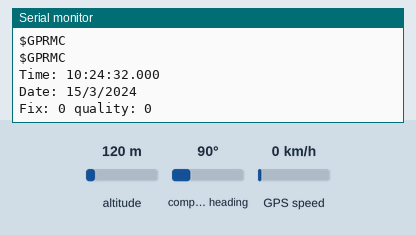
The sketch below on a simulated Arduino Uno, built with avr-gcc and run on an emulated ATmega328P. On the bench: the last lines printed to the serial monitor. Inputs (shaded band) come from the test bench; at power-on: altitude 120 m, compass heading 90°, GPS speed 0 km/h. The GPS gets a fix after 3 s at 37.7749, -122.4194 with 8 satellites.

Above: at 2.2 s.
2.3 s: altitude set to 20 m
At 3.8 s:
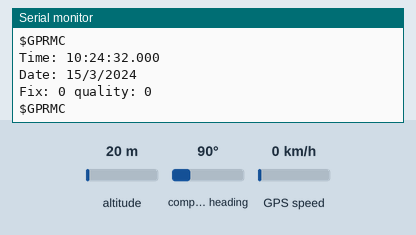
5.5 s: compass heading set to 7°
At 6.8 s:
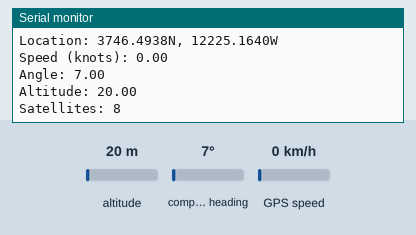
7.0 s: GPS speed set to 2 km/h
At 7.5 s:
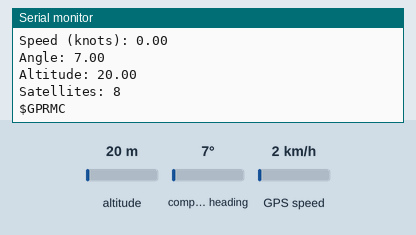
Timing chart, 0 to 10.0 s (numbered marks = the images above; inputs shaded):
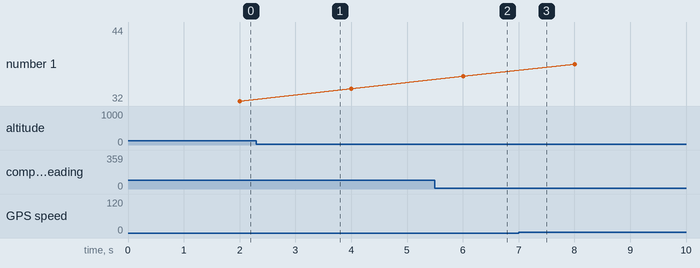

Measured:
- after the input at 5.5 s, the serial monitor: prints a new line after 0.51 s (image 2)

The sketch:

GPS_HardwareSerial_Parsing.ino
```cpp
#include <Adafruit_GPS.h>

#define GPSSerial Serial

Adafruit_GPS GPS(&GPSSerial);

#define GPSECHO false

uint32_t timer = millis();


void setup()
{
  Serial.begin(115200);
  Serial.println("Adafruit GPS library basic test!");

  GPS.begin(9600);

  GPS.sendCommand(PMTK_SET_NMEA_OUTPUT_RMCGGA);
  GPS.sendCommand(PMTK_SET_NMEA_UPDATE_1HZ); // 1 Hz update rate
  GPS.sendCommand(PGCMD_ANTENNA);

  delay(1000);

  GPSSerial.println(PMTK_Q_RELEASE);
}

void loop() // run over and over again
{
  char c = GPS.read();

  if (GPSECHO)
    if (c) Serial.print(c);

  if (GPS.newNMEAreceived()) {
    Serial.println(GPS.lastNMEA()); // this also sets the newNMEAreceived() flag to false
    if (!GPS.parse(GPS.lastNMEA())) // this also sets the newNMEAreceived() flag to false
      return; // we can fail to parse a sentence in which case we should just wait for another
  }
  if (timer > millis()) timer = millis();

  if (millis() - timer > 2000) {
    timer = millis(); // reset the timer
    Serial.print("\nTime: ");
    if (GPS.hour < 10) { Serial.print('0'); }
    Serial.print(GPS.hour, DEC); Serial.print(':');
    if (GPS.minute < 10) { Serial.print('0'); }
    Serial.print(GPS.minute, DEC); Serial.print(':');
    if (GPS.seconds < 10) { Serial.print('0'); }
    Serial.print(GPS.seconds, DEC); Serial.print('.');
    if (GPS.milliseconds < 10) {
      Serial.print("00");
    } else if (GPS.milliseconds > 9 && GPS.milliseconds < 100) {
      Serial.print("0");
    }
    Serial.println(GPS.milliseconds);
    Serial.print("Date: ");
    Serial.print(GPS.day, DEC); Serial.print('/');
    Serial.print(GPS.month, DEC); Serial.print("/20");
    Serial.println(GPS.year, DEC);
    Serial.print("Fix: "); Serial.print((int)GPS.fix);
    Serial.print(" quality: "); Serial.println((int)GPS.fixquality);
    if (GPS.fix) {
      Serial.print("Location: ");
      Serial.print(GPS.latitude, 4); Serial.print(GPS.lat);
      Serial.print(", ");
      Serial.print(GPS.longitude, 4); Serial.println(GPS.lon);
      Serial.print("Speed (knots): "); Serial.println(GPS.speed);
      Serial.print("Angle: "); Serial.println(GPS.angle);
      Serial.print("Altitude: "); Serial.println(GPS.altitude);
      Serial.print("Satellites: "); Serial.println((int)GPS.satellites);
    }
  }
}
```
